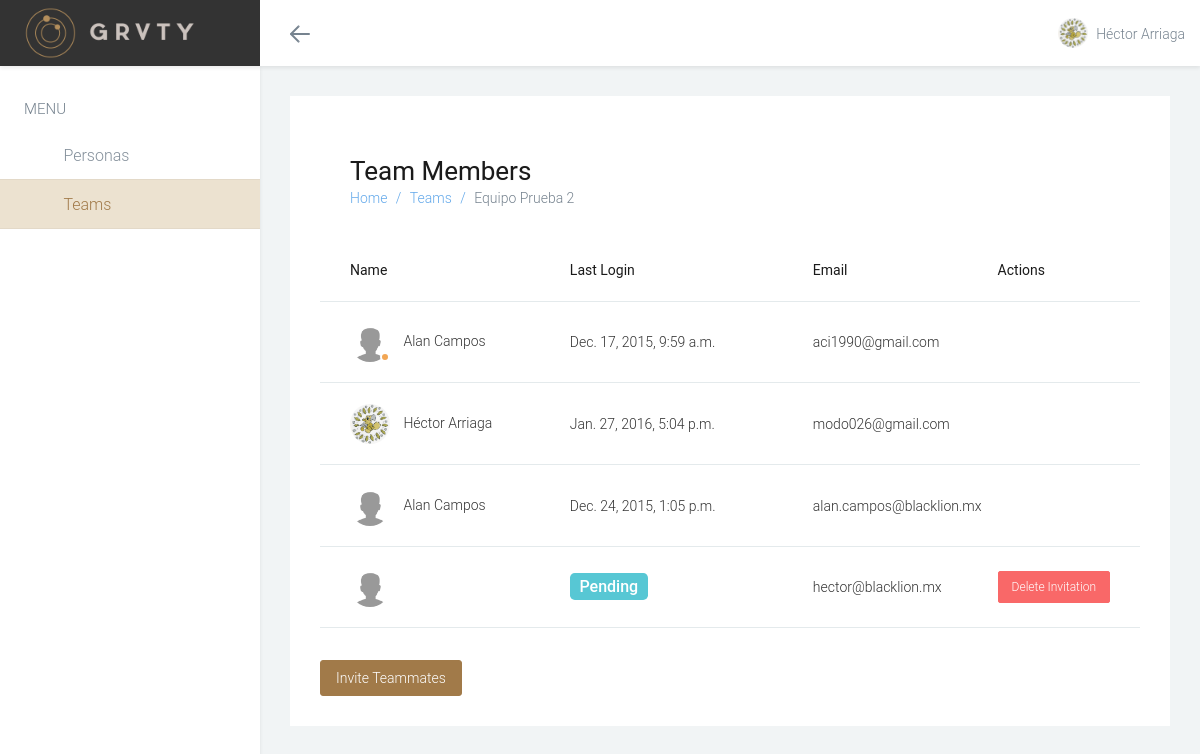
The page /teams/2/ (signed in) on the database its author committed.
### CustomAuth/models.py (models this page shows, shortened)
class User(AbstractUser):
    verified = models.BooleanField(_('Verified'), default=False)
    verification_code = models.CharField(_('Verification Code'), max_length=36,
                                         unique=True)
    image = models.ImageField(_('Profile Image'), upload_to='user_pics',
                              max_length=255, blank=True, null=True)
    complete_profile = models.BooleanField(_('Complete Profile'),
                                           default=False)
    menubar_fold = models.BooleanField(_('Menubar Fold'), default=False)
    USERNAME_FIELD = 'username'
    REQUIRED_FIELDS = ['email']
    class Meta:
        verbose_name = _('User')
        verbose_name_plural = _('Users')
    @property
    def full_name(self):
        return '%s %s' % (self.first_name, self.last_name)
    def get_photo_url(self):
        if self.image:
            return self.image.url
        return static('photos/gravatar.jpg')

class Team(models.Model):
    name = models.CharField(_('Name'), max_length=255)
    owner = models.ForeignKey('User', related_name='created_teams',
                              verbose_name=_('Owner'))
    members = models.ManyToManyField('User', related_name='teams', blank=True,
                                     verbose_name=_('Members'))
    class Meta:
        verbose_name = _('Team')
        verbose_name_plural = _('Teams')

class TeamInvitation(models.Model):
    team = models.ForeignKey('Team', verbose_name=_('Team'),
                             related_name='invitations')
    sender = models.ForeignKey('User', verbose_name=_('Sender'),
                               related_name='invitations_sent')
    redeemer = models.ForeignKey('User', verbose_name=_('Redeemer'),
                                 related_name='invitations_redeemed',
                                 blank=True, null=True)
    redeemed_on = models.DateTimeField(_('Redeemed On'), blank=True, null=True)
    email = models.EmailField(_('Email'), max_length=255)
    claimed = models.BooleanField(_('Claimed'), default=False)
    uuid_code = models.CharField(_('Invitation Code'), max_length=36,
                                 unique=True)
    class Meta:
        verbose_name = _('Team Invitation')
        verbose_name_plural = _('Team Invitations')
    def __unicode__(self):
        return u'%s' % self.email

### CustomAuth/views.py (the view)
# urls.py: url(r'^teams/(?P<team_id>\d+)/$', 'team_view', name='team_view'),
@login_required
def team_view(request, team_id):
    teams_active = True
    title = _('Teams')
    team = get_object_or_404(
        Team.objects.select_related('owner').prefetch_related(
            'members',
            Prefetch('invitations', queryset=TeamInvitation.objects.filter(claimed=False), to_attr='pending_invitations'),
        ),
        id=team_id,
    )
    if request.user != team.owner and not request.user in team.members.all():
        raise PermissionDenied
    if request.user == team.owner:
        edit_team_form = TeamForm(None, instance=team)
    invite_form = InviteTeamMateForm()
    return TemplateResponse(request, 'account/teams/view.html', locals())

### Configuration/context_processors.py (called while the page is built)
def configuration_context(request):
    return {
        'CONFIGURATION': Configuration.objects.get()
    }

### Configuration/templatetags/configuration_tags.py (called while the page is built)
@register.filter(name='settings')
def settings(attribute):
    return getattr(dj_settings, attribute, '')

### templates/account/teams/view.html (shortened to what this page needs)
{% extends 'base.html' %}
{% load staticfiles %}
{% block css %}
<link rel="stylesheet" href="{% static 'fonts/ionicons/ionicons.min.css' %}">
<link rel="stylesheet" href="{% static 'vendor/bootstrap-tokenfield/bootstrap-tokenfield.css' %}">
{% endblock %}
{% block body_class %}teams{% endblock %}
{% block content %}
<div class="page padding-30">
  <div class="page-content bg-white">
    <div class="page-header">
      <h1 class="page-title">Team Members</h1>
      <ol class="breadcrumb">
        <li><a href="/">Home</a></li>
        <li><a href="{% url 'Auth:teams' %}">Teams</a></li>
        <li class="active team_name_label">{{ team.name }}</li>
      </ol>
    </div>
    <div class="page-content page-content-table">
      <table class="table tablesaw" data-tablesaw-mode="stack" data-plugin="animateList" data-animate="fade" data-child="tr" data-selectable="selectable">
        <thead>
          <tr>
            <th class="cell-300" scope="col" data-tablesaw-sortable-col data-tablesaw-priority="3">Name</th>
            <th class="cell-300 hidden-xs" scope="col" data-tablesaw-sortable-col data-tablesaw-priority="3">Last Login</th>
            <th scope="col" data-tablesaw-sortable-col data-tablesaw-priority="4">Email</th>
            <th scope="col" data-tablesaw-sortable-col data-tablesaw-priority="4">Actions</th>
          </tr>
        </thead>
        <tbody>
          <tr class="clickable-row">
            <td class="cell-300">
              <a class="avatar avatar-busy" href="javascript:void(0)">
                <img class="img-responsive" src="{{ team.owner.get_photo_url }}" />
                <i></i>
              </a>
              <span>{{ team.owner.full_name|title }}</span>
            </td>
            <td class="cell-300 hidden-xs">{{ team.owner.last_login }}</td>
            <td>{{ team.owner.email }}</td>
            <td></td>
          </tr>
          {% for member in team.members.all %}
            {% if member != team.owner %}
          <tr class="clickable-row" data-member_id="{{ member.id }}">
            <td class="cell-300" style="height:82px; vertical-align:middle;">
              <a class="avatar" href="javascript:void(0)">
                <img class="img-responsive" src="{{ member.get_photo_url }}" />
              </a>
              <span class="member_name">{{ member.full_name|title }}</span>
            </td>
            <td class="cell-300 hidden-xs">{{ member.last_login }}</td>
            <td>{{ member.email }}</td>
            <td>
            </td>
          </tr>
            {% endif %}
          {% endfor %}
          {% for invitation in team.pending_invitations %}
          <tr data-href="{% url 'Auth:cancel_invitation' invitation.id %}">
            <td class="hidden-xs">
              <a class="avatar avatar-busy" href="javascript:void(0)">
                <img class="img-responsive" src="{% static 'photos/gravatar.jpg' %}" />
              </a>
            </td>
            <td>
              <span class="label label-info label-lg">Pending</span>
            </td>
            <td>{{ invitation }}</td>
            <td>
              <button type="button" class="btn btn-danger btn-sm" data-toggle="modal" data-target="#deleteInvitationModal">Delete Invitation</button>
            </td>
          </tr>
          {% endfor %}
        </tbody>
      </table>
    </div>
    <a type="button" class="btn btn-primary btn-margin-top" data-toggle="modal" data-target="#inviteTeamMatesModal">Invite Teammates</a>
  </div>
</div>
{% endblock %}

### templates/base.html (shortened to what this page needs)
{% load configuration_tags %}
{% load staticfiles %}
<!DOCTYPE html>
<html class="no-js css-menubar" lang="en">
  <head>
    <link rel="stylesheet" href="{% static 'css/bootstrap.min.css' %}">
    <link rel="stylesheet" href="{% static 'css/bootstrap-extend.min.css' %}">
    <link rel="stylesheet" href="{% static 'css/site.min.css' %}">
    <link rel="stylesheet" href="{% static 'vendor/asscrollable/asScrollable.css' %}">
    <link rel="stylesheet" href="{% static 'fonts/web-icons/web-icons.min.css' %}">
    <link rel="stylesheet" href="{% static 'fonts/brand-icons/brand-icons.min.css' %}">
    <link rel="stylesheet" href="{% static 'fonts/font-awesome/font-awesome.min.css' %}">
    <link rel="stylesheet" href="{% static 'vendor/toastr/toastr.css' %}">
    <link rel="stylesheet" href="{% static 'vendor/bootstrap-select/bootstrap-select.min.css' %}">
    {% block css %}{% endblock %}
    <link rel="stylesheet" href="{% static 'grvty/css/main.min.css' %}">
  </head>
  <body class="{% block body_class %}dashboard{% endblock %} site-menubar-keep {% if request.user.menubar_fold %}site-menubar-fold{% else %}site-menubar-unfold{% endif %}">
    <nav class="site-navbar navbar navbar-default navbar-fixed-top navbar-mega" role="navigation">
      <div class="navbar-header">
        <a href="/">
          <div class="navbar-brand navbar-brand-center site-gridmenu-toggle" data-toggle="gridmenu">
            <img class="navbar-brand-logo" src="{% static 'images/logo-menu.png' %}" title="Grvity">
          </div>
        </a>
      </div>
      <div class="navbar-container container-fluid">
        <div class="collapse navbar-collapse navbar-collapse-toolbar" id="site-navbar-collapse">
          <ul class="nav navbar-toolbar">
            <li class="hidden-float" id="toggleMenubar">
              <a data-toggle="menubar" href="#" role="button">
                <i class="icon hamburger hamburger-arrow-left">
                  <span class="hamburger-bar"></span>
                </i>
              </a>
            </li>
          </ul>
          <ul class="nav navbar-toolbar navbar-right navbar-toolbar-right">
            <li class="dropdown">
              <a class="navbar-avatar dropdown-toggle" data-toggle="dropdown" href="#" aria-expanded="false"
              data-animation="scale-up" role="button">
                <span class="avatar">
                  <img class="user_profile_image" src="{{ request.user.get_photo_url }}" alt="user_profile_image">
                </span>
                <span class="user-name">{{ request.user.full_name|title }}</span>
              </a>
            </li>
          </ul>
        </div>
      </div>
    </nav>
    <div class="site-menubar site-menubar-light">
      <div class="site-menubar-body">
        <div>
          <div>
            <ul class="site-menu">
              <li class="site-menu-category">Menu</li>
              <li class="site-menu-item {% if personas_active %}active{% endif %}">
                <a class="animsition-link" href="{% url 'Identity:personas' %}">
                  <i class="site-menu-icon wb-user" aria-hidden="true"></i>
                  <span class="site-menu-title">Personas</span>
                </a>
              </li>
              <li class="site-menu-item {% if teams_active %}active{% endif %}">
                <a class="animsition-link" href="{% url 'Auth:teams' %}">
                  <i class="site-menu-icon wb-users" aria-hidden="true"></i>
                  <span class="site-menu-title">Teams</span>
                </a>
              </li>
            </ul>
          </div>
        </div>
      </div>
    </div>
    {% block content %}{% endblock %}
  </body>
</html>

### rows shown on the page
User: user.get_photo_url (picture), user.full_name "Héctor Arriaga", get_photo_url (picture), full_name "Héctor Arriaga", last_login "Jan. 27, 2016, 5:04 p.m.", email "modo026@gmail.com"
Team: name "Equipo Prueba 2", owner.full_name "Alan Campos", owner.last_login "Dec. 17, 2015, 9:59 a.m.", owner.email "aci1990@gmail.com"
User: shows a picture, full_name "Alan Campos", last_login "Dec. 24, 2015, 1:05 p.m.", email "alan.campos@blacklion.mx"
TeamInvitation: email "hector@blacklion.mx"
